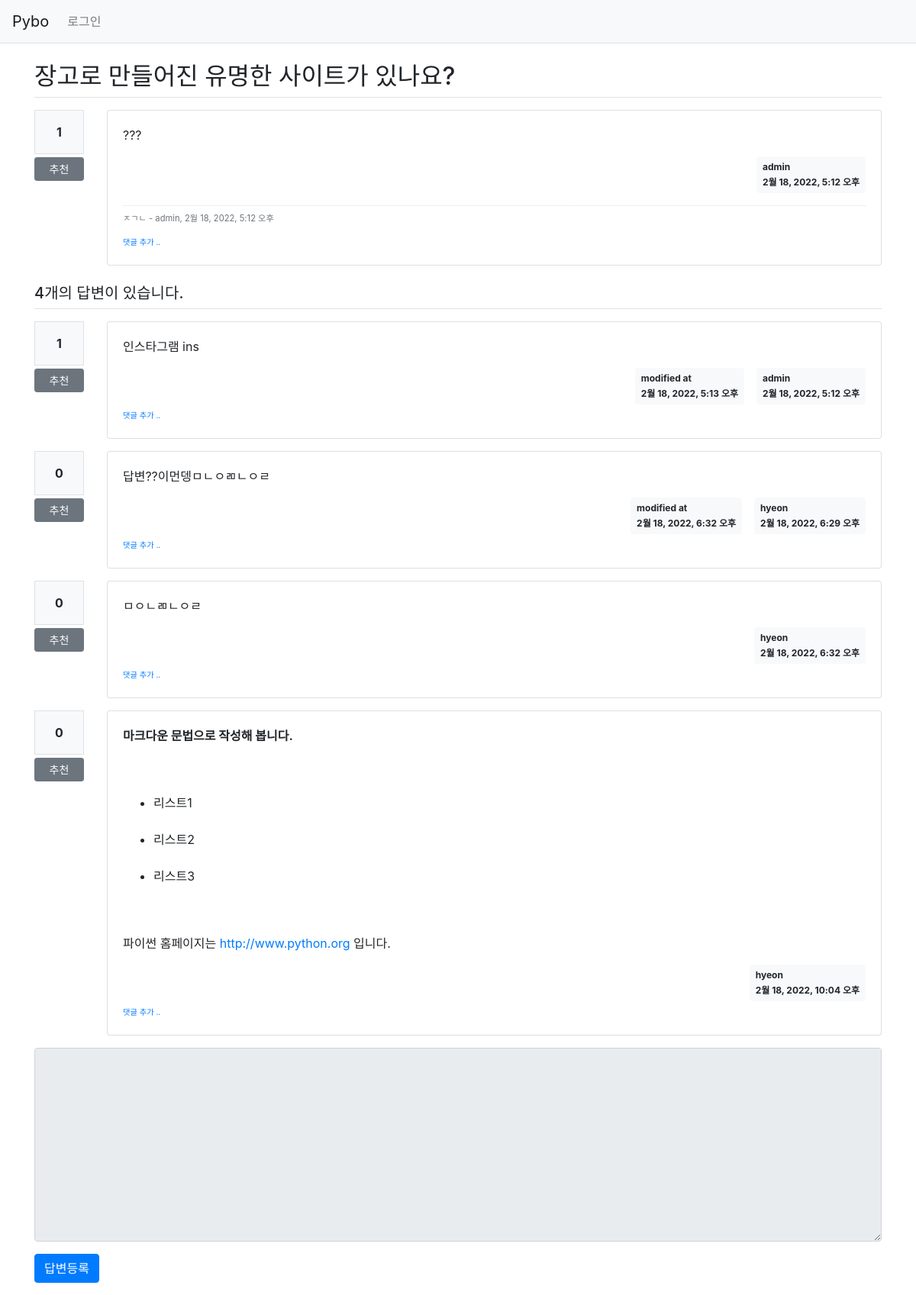
Page /pybo/305/ on the committed database.
### pybo/models.py (models this page shows, shortened)
class Question(models.Model):
    subject = models.CharField(max_length=200)
    content = models.TextField()
    create_date = models.DateTimeField()
    author = models.ForeignKey(User, on_delete=models.CASCADE, related_name='author_question')
    modify_date = models.DateTimeField(null=True, blank=True)
    voter = models.ManyToManyField(User, related_name='voter_question')  # 추천인 추가

class Comment(models.Model):
    author = models.ForeignKey(User, on_delete=models.CASCADE)
    content = models.TextField()
    create_date = models.DateTimeField()
    modify_date = models.DateTimeField(null=True, blank=True)
    question = models.ForeignKey(Question, null=True, blank=True, on_delete=models.CASCADE)
    answer = models.ForeignKey(Answer, null=True, blank=True, on_delete=models.CASCADE)

class Answer(models.Model):
    question = models.ForeignKey(Question, on_delete=models.CASCADE)
    content = models.TextField()
    create_date = models.DateTimeField()
    author = models.ForeignKey(User, on_delete=models.CASCADE, related_name='author_answer')
    modify_date = models.DateTimeField(null=True, blank=True)
    voter = models.ManyToManyField(User, related_name='voter_answer') # 추천인 추가

### pybo/views/base_views.py (the view)
def detail(request, question_id):
    question = get_object_or_404(Question, pk=question_id)
    context = {'question': question}
    return render(request, 'pybo/question_detail.html', context)

### pybo/templatetags/pybo_filter.py (called while the page is built)
@register.filter()
def mark(value):
    extensions = ["nl2br", "fenced_code"]
    return mark_safe(markdown.markdown(value, extensions=extensions))

### templates/pybo/question_detail.html (shortened to what this page needs)
{% extends 'base.html' %}
{% load pybo_filter %}
{% block content %}
<div class="container my-3">
    <h2 class="border-bottom py-2">{{ question.subject }}</h2>
    <div class="row my-3">
        <div class="col-1">
            <div class="bg-light text-center p-3 border font-weight-bolder mb-1">{{question.voter.count}}</div>
            <a href="#" data-uri="{% url 'pybo:vote_question' question.id  %}"
               class="recommend btn btn-sm btn-secondary btn-block my-1">추천</a>
        </div>
        <div class="col-11">
            <div class="card">
                <div class="card-body">
                    <div class="card-text" style="white-space: pre-line;">{{ question.content|mark }}</div>
                    <div class="d-flex justify-content-end">
                        <div class="badge badge-light p-2 text-left">
                            <div class="mb-2">{{ question.author.username }}</div>
                            <div>{{ question.create_date }}</div>
                        </div>
                    </div>
                    {% if question.comment_set.count > 0 %}
                    <div class="mt-3">
                    {% for comment in question.comment_set.all %}
                        <div class="comment py-2 text-muted">
                            <span style="white-space: pre-line;">{{ comment.content }}</span>
                            <span>
                                - {{ comment.author }}, {{ comment.create_date }}
                            </span>
                        </div>
                    {% endfor %}
                    </div>
                    {% endif %}
                    <div>
                        <a href="{% url 'pybo:comment_create_question' question.id  %}"
                           class="small"><small>댓글 추가 ..</small></a>
                    </div>
                </div>
            </div>
        </div>
    </div>
    <h5 class="border-bottom my-3 py-2">{{question.answer_set.count}}개의 답변이 있습니다.</h5>
    {% for answer in question.answer_set.all %}
    <div class="row my-3">
        <div class="col-1">
            <div class="bg-light text-center p-3 border font-weight-bolder mb-1">{{answer.voter.count}}</div>
            <a href="#" data-uri="{% url 'pybo:vote_answer' answer.id  %}"
                class="recommend btn btn-sm btn-secondary btn-block my-1">추천</a>
        </div>
        <div class="col-11">
            <div class="card">
                <div class="card-body">
                    <div class="card-text" style="white-space: pre-line;">{{ answer.content|mark }}</div>
                    <div class="d-flex justify-content-end">
                        {% if answer.modify_date %}
                        <div class="badge badge-light p-2 text-left mx-3">
                            <div class="mb-2">modified at</div>
                            <div>{{ answer.modify_date }}</div>
                        </div>
                        {% endif %}
                        <div class="badge badge-light p-2 text-left">
                            <div class="mb-2">{{ answer.author.username }}</div>
                            <div>{{ answer.create_date }}</div>
                        </div>
                    </div>
                    <div>
                        <a href="{% url 'pybo:comment_create_answer' answer.id  %}"
                           class="small"><small>댓글 추가 ..</small></a>
                    </div>
                </div>
            </div>
        </div>
    </div>
    {% endfor %}
    <form action="{% url 'pybo:answer_create' question.id %}" method="post" class="my-3">
        <div class="form-group">
            <textarea {% if not user.is_authenticated %}disabled{% endif %}
              name="content" id="content" class="form-control" rows="10"></textarea>
        </div>
        <input type="submit" value="답변등록" class="btn btn-primary">
    </form>
</div>
{% endblock %}

### static/style.css (style rules this page uses)
.comment { border-top:dotted 1px #ddd; font-size:0.7em; }

### rows in the picture
Question: subject "장고로 만들어진 유명한 사이트가 있나요?", voter.count "1", content|mark "???", author.username "admin", create_date "2월 18, 2022, 5:12 오후", answer_set.count "4"
Comment: content "ㅈㄱㄴ", author "admin", create_date "2월 18, 2022, 5:12 오후"
Answer: voter.count "1", content|mark "인스타그램 ins", modify_date "2월 18, 2022, 5:13 오후", author.username "admin", create_date "2월 18, 2022, 5:12 오후"
Answer: voter.count "0", content|mark "답변??이먼뎅ㅁㄴㅇㄻㄴㅇㄹ", modify_date "2월 18, 2022, 6:32 오후", author.username "hyeon", create_date "2월 18, 2022, 6:29 오후"
Answer: voter.count "0", content|mark "ㅁㅇㄴㄻㄴㅇㄹ", author.username "hyeon", create_date "2월 18, 2022, 6:32 오후"
Answer: voter.count "0", content|mark "마크다운 문법으로 작성해 봅니다. 리스트1 리스트2 리스트3 파이썬 홈페이지는 http://www.python.org 입니다.", author.username "hyeon", create_date "2월 18, 2022, 10:04 오후"
